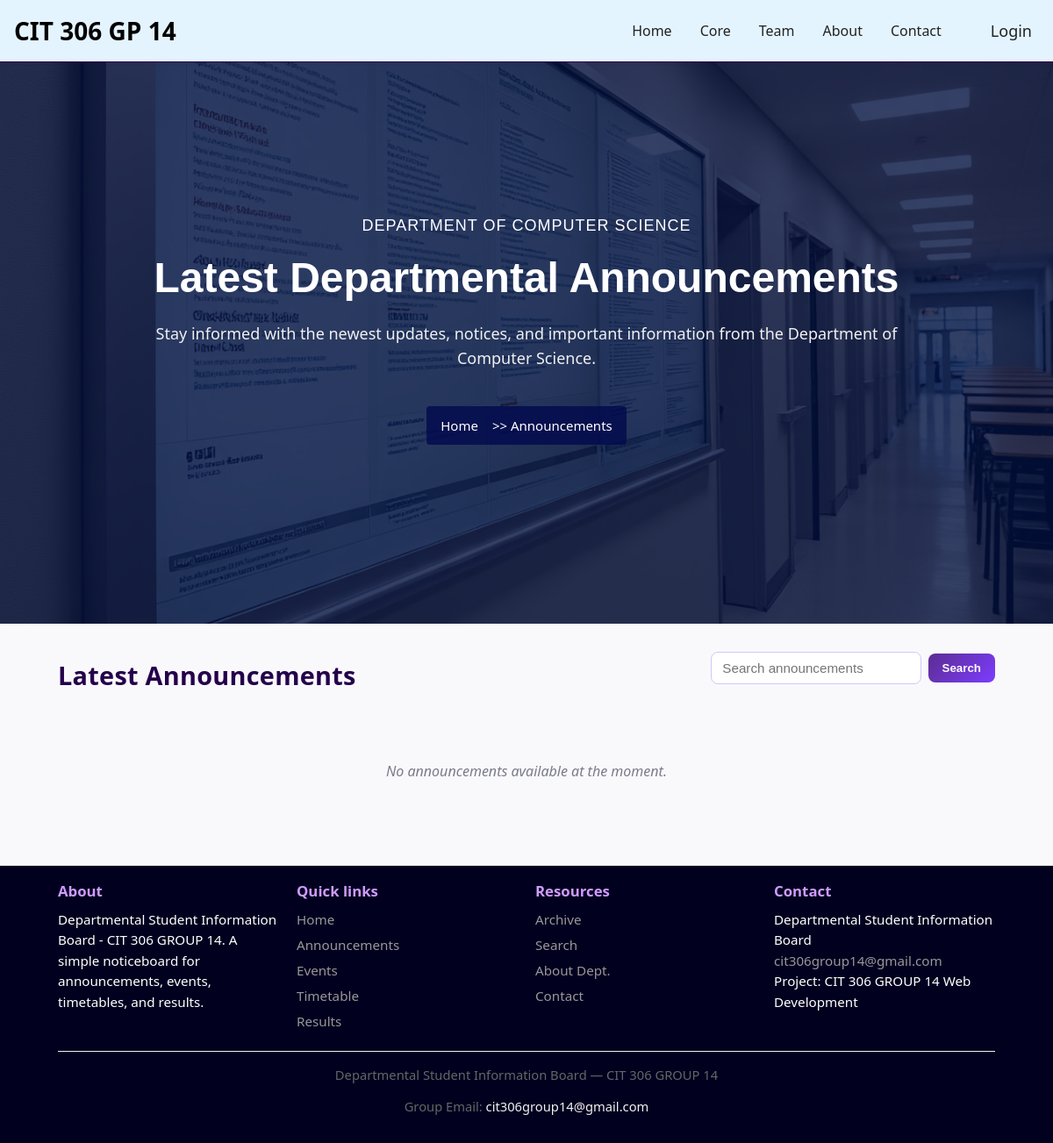
Page /board/announcements/ on the earlier database version.
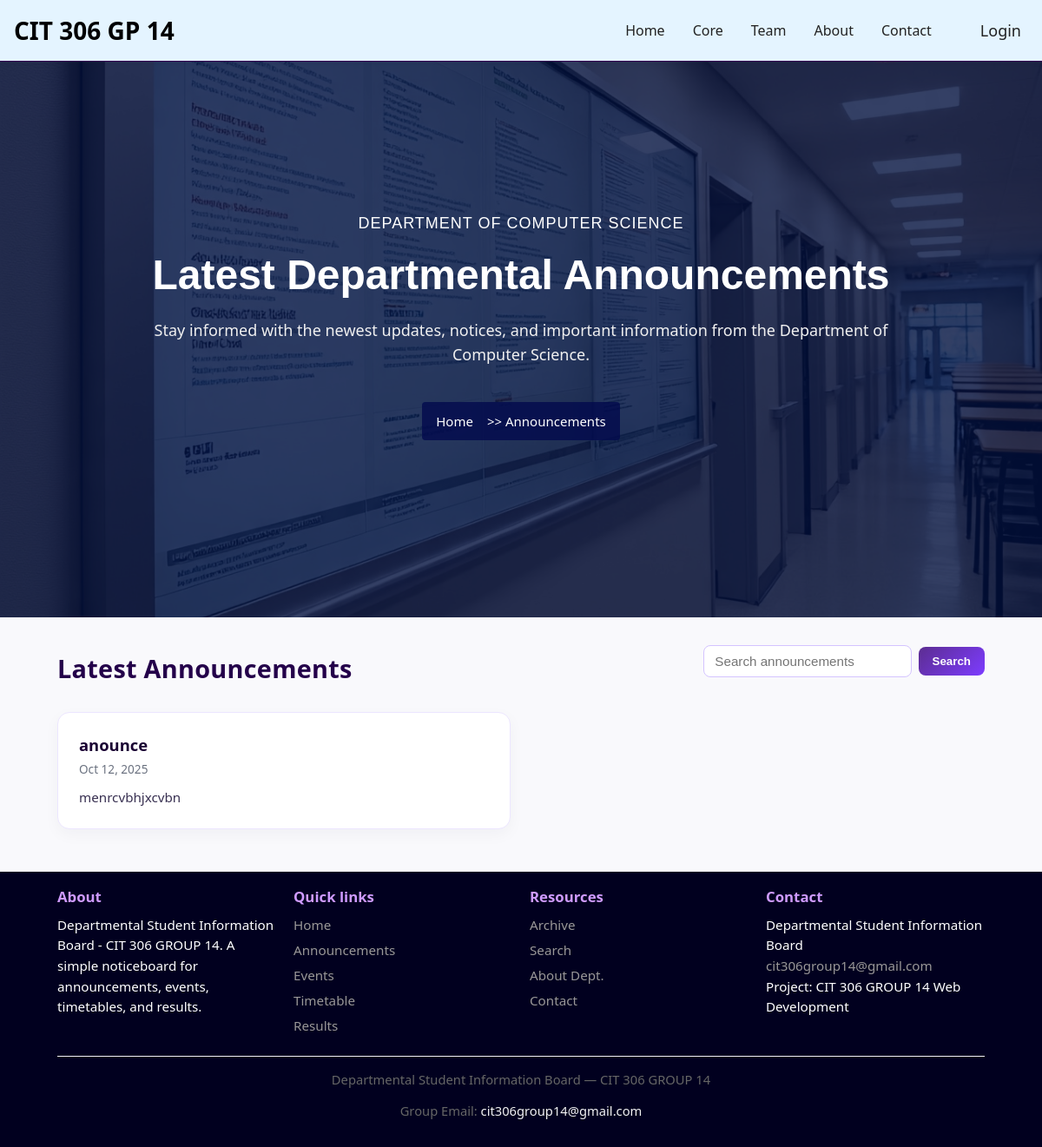
Same page on the later database version.
### board/models.py (models this page shows, shortened)
class Announcement(models.Model):
    title = models.CharField(max_length=255)
    body = models.TextField()
    author = models.ForeignKey(User, on_delete=models.SET_NULL, null=True, blank=True)
    publish_date = models.DateTimeField(auto_now_add=True)
    expiry_date = models.DateTimeField(null=True, blank=True)
    status = models.CharField(max_length=20, choices=STATUS_CHOICES, default='draft')
    is_pinned = models.BooleanField(default=False)
    class Meta:
        ordering = ['-is_pinned', '-publish_date']

### board/views.py (the view)
# urls.py: path('announcements/', views.announcements_list, name='announcements'),
def announcements_list(request):
    qs = Announcement.objects.filter(status='published')
    q = request.GET.get('q')
    if q:
        qs = qs.filter(title__icontains=q) | qs.filter(body__icontains=q)
    return render(request, 'board/announcements_list.html', {'announcements': qs})

### board/templates/board/announcements_list.html (shortened to what this page needs)
{% extends 'core/base.html' %}
{% load static %}
{% block content %}
<section class="heroBanner">
  <div class="container">
    <div class="row">
      <div class="col-md-10 col-lg-8 col-xl-7">
        <div class="heroContent">
          <h5>Department of Computer Science</h5>
          <h2>Latest Departmental Announcements</h2>
          <p>Stay informed with the newest updates, notices, and important information from the Department of Computer Science.</p>
          <div class="heroBreadcrumb">
            <a href="{% url 'core:home' %}">Home</a>
            <span> >> Announcements</span>
          </div>
        </div>
      </div>
    </div>
  </div>
</section>
<div class="announcements-header">
  <h2 class="announcements-title">Latest Announcements</h2>
  <form method="get" class="search-inline" role="search" aria-label="Search announcements">
    <input name="q" placeholder="Search announcements" value="{{ request.GET.q|default_if_none:'' }}" />
    <button type="submit">Search</button>
  </form>
</div>
<ul class="announcements-grid" aria-live="polite">
  {% for a in announcements %}
  <li class="announcement-card">
    <a class="announcement-link" href="{% url 'board:announcement_detail' a.pk %}">
      <h3 class="announcement-title">{{ a.title }}</h3>
    </a>
    <div class="announcement-meta">
      <time datetime="{{ a.publish_date|date:'Y-m-d' }}">{{ a.publish_date|date:'M d, Y' }}</time>
    </div>
    <p class="announcement-excerpt">{{ a.body|truncatechars:180 }}</p>
  </li>
  {% empty %}
  <li class="no-announcements">No announcements available at the moment.</li>
  {% endfor %}
</ul>
{% endblock %}

Differences in the rows shown:
added Announcement: title "anounce", publish_date "Oct 12, 2025", body "menrcvbhjxcvbn"
Other differences:
text no longer shown: "No announcements available at the moment."
